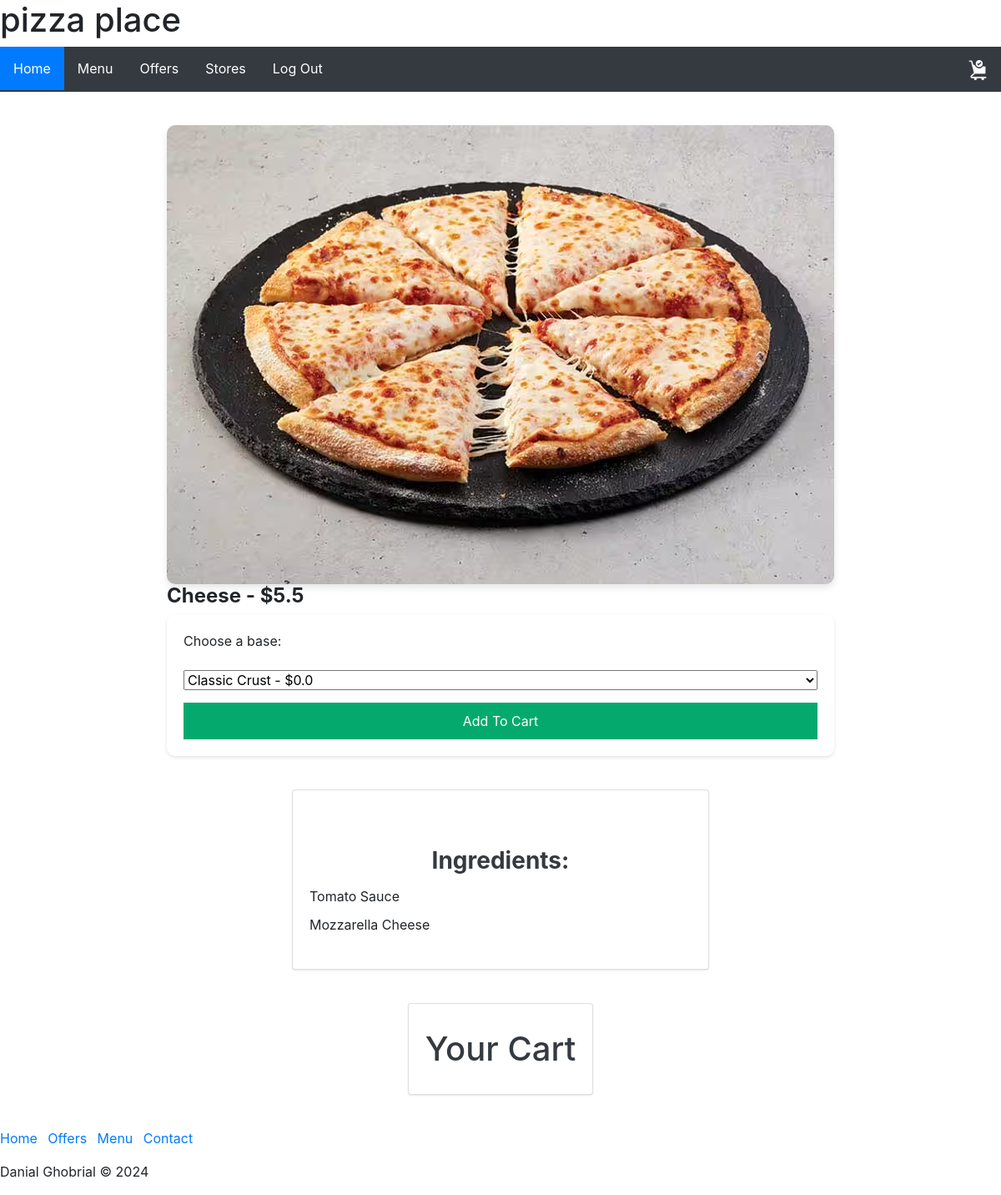
The app's page /pizza/3 (signed in) with its own data.
### tables this page shows
CREATE TABLE Pizza (ID INTEGER PRIMARY KEY, Type TEXT, Price REAL, photo);

CREATE TABLE Ingredients (
    ID INTEGER PRIMARY KEY AUTOINCREMENT,
    Name TEXT NOT NULL
);

### routes.py (the view)
@app.route('/pizza/<int:id>')
def pizza(id):
    conn = sqlite3.connect(DATABASE)
    cur = conn.cursor()
    try:
        cur.execute('SELECT * FROM Pizza WHERE id=?', (id,))
        pizza = cur.fetchone()
        if not pizza:
            raise ValueError(f"No pizza found with ID {id}")
        cur.execute('''
            SELECT Ingredients.Name
            FROM Ingredients
            JOIN PizzaIngredients ON Ingredients.ID = PizzaIngredients.IngredientID
            WHERE PizzaIngredients.PizzaID = ?
        ''', (id,))
        ingredients = [row[0] for row in cur.fetchall()]
        cur.execute('SELECT * FROM Base')
        bases = cur.fetchall()
        conn.close()
        return render_template('pizza.html', pizza=pizza, bases=bases, ingredients=ingredients)
    except Exception as e:
        print(f"Error fetching pizza details: {e}")
        conn.close()
        return render_template('error.html', message="An error occurred while fetching pizza details.")

### templates/pizza.html (shortened to what this page needs)
{% extends "layout.html" %}
{% block content %}
<div class="pizzapage">
    <div class="secondgrid">
        <div class="image11">
            <img src="{{ pizza[3] }}">
            <h4><b>{{ pizza[1] }} - ${{ pizza[2] }}</b></h4>
            <form action="/cart" method="post">
                <label for="base">Choose a base:</label>
                <select name="base_id" required>
                    {% for base in bases %}
                    <option value="{{ base[0] }}">{{ base[1] }} - ${{ base[2] }}</option>
                    {% endfor %}
                </select>
                <button>Add To Cart</button>
            </form>
        </div>
    </div>
    <div class="card">
        <div class="cardcontainer">
            <br>
            <br>
            <h3><b>Ingredients:</b></h3>
            <ul>
                {% for ingredient in ingredients %}
                <li>{{ ingredient }}</li>
                {% endfor %}
            </ul>
        </div>
    </div>
    <div>
        <div class="card">
            <div class="cardcontainer">
                <div class="yourcart">
                <h1>Your Cart</h1>
                 </div>
            </div>
        </div>
    </div>
</div>
{% endblock %}

### static/CSS/style.css (style rules this page uses)
body { font-family: 'Segoe UI', Tahoma, Geneva, Verdana, sans-serif; background-color: #f8f9fa; color: #343a40; margin: 0; padding: 0; line-height: 1.6; }
.image11 { width: 100%; height: auto; display: block; }
button { background-color: #04AA6D; color: #ffffff; border: none; border-radius: 5px; padding: 10px 20px; font-size: 16px; cursor: pointer; transition: background-color 0.3s, transform 0.3s; }
form { display: flex; flex-direction: column; gap: 15px; padding: 20px; background-color: #ffffff; border-radius: 10px; box-shadow: 0 2px 4px rgba(0, 0, 0, 0.1); }
.card { box-shadow: 0 1px 2px rgba(0,0,0,0.1); transition: 0.3s; border-radius: 10px; background-color: #ffffff; }
.cardcontainer { padding: 20px; }
.cardcontainer h4, .cardcontainer h3, .cardcontainer h1 { color: #343a40; width: 100%; text-align: center; }
.cardcontainer ul { list-style: none; text-decoration: none; padding: 0; }
.cardcontainer ul li { padding: 5px 0; text-decoration: none; list-style-type: none }
.pizzapage { display: flex; flex-direction: column; align-items: center; gap: 40px; padding: 40px; background-color: #ffffff; }
.pizzapage .image11 img { width: 100%; height: auto; border-radius: 10px; box-shadow: 0 4px 8px rgba(0, 0, 0, 0.1); }
.pizzapage .card { width: 100%; max-width: 500px; }
.pizzapage .cardcontainer { padding: 20px; }
.pizzapage .yourcart { width: 100%; max-width: 500px; text-align: center; }
.pizzapage .yourcart h1, .pizzapage .yourcart h3 { margin: 10px 0; color: #343a40; }

### records on screen
Pizza: photo (picture), Type "Cheese", Price "5.5"
Ingredients: Name "Tomato Sauce"
Ingredients: Name "Mozzarella Cheese"

### other values on screen
form field base_id "Classic Crust - $0.0"
